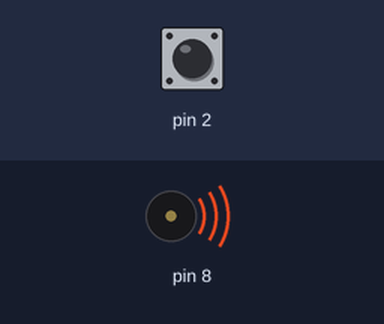
A sketch run on a simulated Arduino Uno, built with avr-gcc and run on an emulated ATmega328P. Shown: buzzer (waves = sounding). The test bench sets the inputs (shaded band); at power-on: pin 2 HIGH. What the sketch prints to the serial monitor is not drawn.

Above: at 0.1 s.
Timing chart, 0 to 1.6 s (numbered marks = the images above):
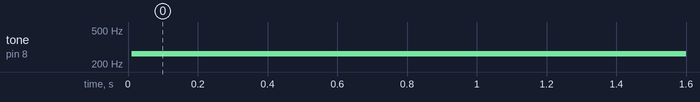

Measured:
- by itself, tone on pin 8: silent → 262 Hz at 0.01 s

The sketch:

Buzzer_PinturaElectrica.ino
```cpp
#include <CapacitiveSensor.h>

CapacitiveSensor sensor = CapacitiveSensor(4,2);
int threshold = 1000;

void setup() {
  // put your setup code here, to run once:
  Serial.begin(9600);
}

void loop() {
  // put your main code here, to run repeatedly:
  long value = sensor.capacitiveSensor(100);
  Serial.println(value);
  if (value < threshold){
    tone(8,262);
  }
}
```
